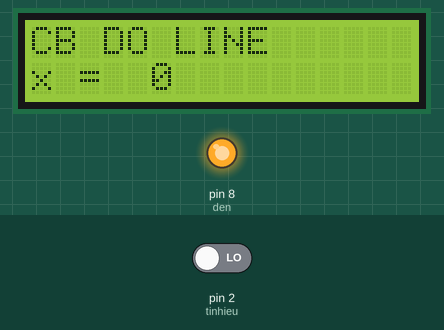
This sketch was run on a simulated Arduino Uno, built with avr-gcc and run on an emulated ATmega328P. On the bench: 16×2 character LCD, output pins drawn as LEDs (lit = HIGH). The test bench sets the inputs (shaded band); at power-on: pin 2 (tinhieu) LOW. What the sketch prints to the serial monitor is not drawn.

Above: at 1.2 s.
1.3 s: pin 2 (tinhieu) driven HIGH
At 3.2 s:
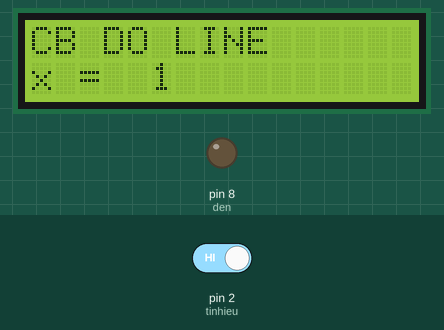
3.5 s: pin 2 (tinhieu) driven LOW
At 5.4 s:
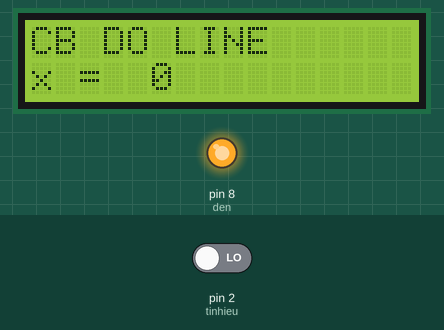
Timing chart, 0 to 6.9 s (numbered marks = the images above; inputs shaded):
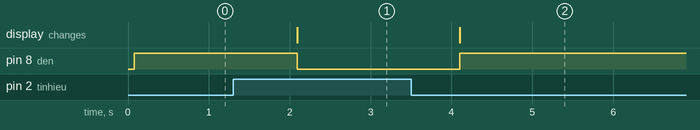

The sketch:

Do_line.ino
```cpp
// CHƯƠNG TRÌNH THỬ ĐẶC TÍNH CỦA CẢM BIẾN DÒ LINE
 #include <Wire.h>
 #include <LiquidCrystal_I2C.h>
 #define den 8 // Sử dụng chân 8 để điều khiển đèn led
 #define tinhieu 2 //Chân S của cảm biến nối với chân 2 trên mạch Arduino
 int x;//Tên biến chứa giá trị của cảm biến dò đường
 LiquidCrystal_I2C lcd(0x3F,16,2);// dia chi của i2c lcd
 void setup()
 {
   Serial.begin(9600);//Đưa dữ liệu lên máy tính để quan sát
   pinMode(den,OUTPUT);//Định nghĩa chân ra để điều khiển đèn led
   pinMode(tinhieu,INPUT);//Định nghỉa chân 2 là chân lấy tín hiệu vào của cảm biến
  lcd.init();                      // initialize the lcd
  lcd.backlight();
  lcd.print("CB DO LINE");
 }
 void loop()
 {
 x=digitalRead(tinhieu);
 Serial.println(x);
 lcd.setCursor(0, 1);
 lcd.print("x =");
 lcd.setCursor(5, 1);
 lcd.print(x);
 if(x==HIGH)//nếu x=1 (gặp màu đen) thì đèn tắt
 {
   digitalWrite(den,LOW);
 }
 if(x==LOW)//Nếu x=0 (gặp màu trắng) thì đèn sáng
 {
   digitalWrite(den,HIGH);
 }
 delay(1000);//Chờ 1 giây để hệ thống đáp ứng
 }
```

Measured:
- after the input at 1.3 s, pin 8 (den): HIGH → LOW after 0.79 s; the display: changes after 0.79 s (image 1)
- after the input at 3.5 s, pin 8 (den): LOW → HIGH after 0.60 s; the display: changes after 0.60 s (image 2)
